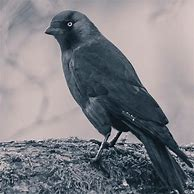
#> input picture bird.jpg, 194 x 194 px, found by its file name
$ python clusterfinal.py
#> lines starting #> are read from the running program, lines starting #| are printed output that depends on the picture
import numpy as np
import cv2
from sklearn.cluster import KMeans
import matplotlib.pyplot as plt

def calculate_iou(true_mask, pred_mask):
    intersection = np.logical_and(true_mask, pred_mask)
    union = np.logical_or(true_mask, pred_mask)
    iou = np.sum(intersection) / np.sum(union)
    return iou

def calculate_pixel_accuracy(true_mask, pred_mask):
    total_pixels = true_mask.shape[0] * true_mask.shape[1]
    correct_pixels = np.sum(true_mask == pred_mask)
    accuracy = correct_pixels / total_pixels
    return accuracy * 100  # Multiply by 100 to get the percentage

# Load the input image
image = cv2.imread('bird.jpg')
#> image is the input picture: shape (194, 194, 3); mean B, G, R 132.9, 127.4, 127.4
image = cv2.cvtColor(image, cv2.COLOR_BGR2RGB)

# Reshape the image to a 2D array of pixels
pixels = image.reshape(-1, 3)

# Apply k-means clustering
num_clusters = 3  # Adjust this value as needed
kmeans = KMeans(n_clusters=num_clusters, random_state=42)
kmeans.fit(pixels)
segmented_image = kmeans.cluster_centers_[kmeans.labels_]

# Reshape the segmented image back to the original shape
segmented_image = segmented_image.reshape(image.shape)

# Convert the segmented image to binary masks
masks = []
for i in range(num_clusters):
    mask = np.where(kmeans.labels_ == i, 255, 0).astype(np.uint8)
    masks.append(mask)

# Generate a random true mask for demonstration purposes
true_mask = np.random.randint(0, 2, size=image.shape[:2], dtype=np.uint8)

# Resize the true mask to match the segmented image dimensions
true_mask = cv2.resize(true_mask, (segmented_image.shape[1], segmented_image.shape[0]))

# Calculate IOU and pixel accuracy for each mask
iou_scores = []
pixel_accuracies = []
for mask in masks:
    mask = cv2.resize(mask, (true_mask.shape[1], true_mask.shape[0]))
    iou = calculate_iou(true_mask, mask)
    pixel_accuracy = calculate_pixel_accuracy(true_mask, mask)
    iou_scores.append(iou)
    pixel_accuracies.append(pixel_accuracy)
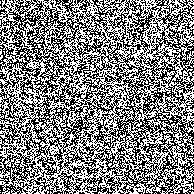
#> true_mask: shape (194, 194); values 0 (black) and 1 (white), 50.4% white; black in thin lines or dots
#> after the loop, iou_scores = [0.379, 0.196, 0.222]; pixel_accuracies = [18.93, 37.58, 35.94]

# Display the segmented image, IOU scores, and pixel accuracy percentages
plt.figure(figsize=(12, 5))

plt.subplot(131)
plt.imshow(image)
plt.title('Input Image')
plt.axis('off')

plt.subplot(132)
plt.imshow(segmented_image.astype(np.uint8))
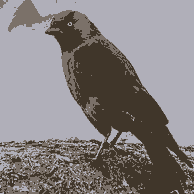
#> segmented_image: shape (194, 194, 3) float64; mean of channels 0, 1, 2 127.5, 127.5, 132.9; drawn as B, G, R
plt.title('Segmented Image')
plt.axis('off')

plt.subplot(133)
plt.bar(range(num_clusters), iou_scores, tick_label=['Cluster 1', 'Cluster 2', 'Cluster 3'])
plt.ylim(0, 1)
plt.title('IOU Scores')

plt.figure(figsize=(8, 4))
plt.bar(range(num_clusters), pixel_accuracies, tick_label=['Cluster 1', 'Cluster 2', 'Cluster 3'])
plt.ylim(0, 100)
plt.title('Pixel Accuracy')
plt.ylabel('Accuracy Percentage')

plt.tight_layout()
plt.show()
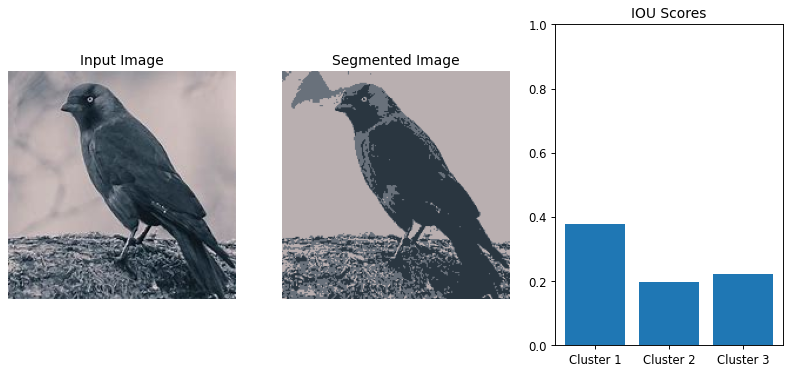
#> figure drawn by matplotlib, 3 panels; panel 3: tallest bar 0.379 high, from x = -0.4 to 0.4
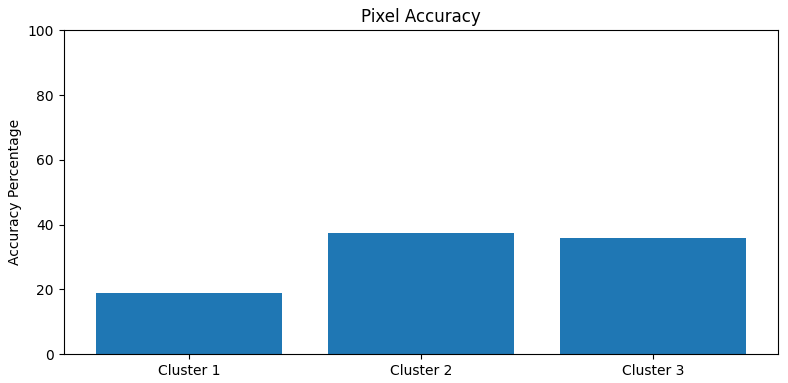
#> figure drawn by matplotlib, 1 panel; tallest bar 37.58 high, from x = 0.6 to 1.4

$ run again, with tiger.jpg copied over bird.jpg
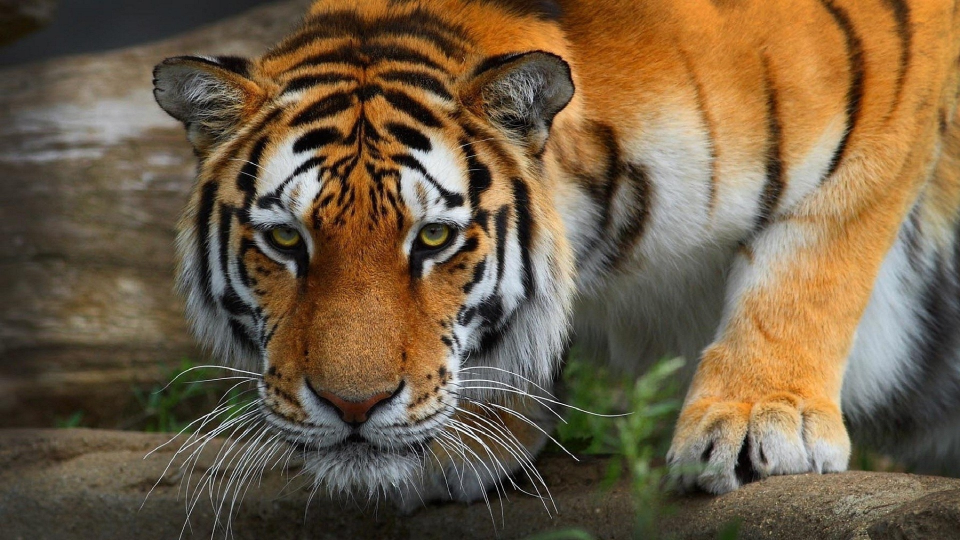
#> input picture tiger.jpg, 1920 x 1080 px, found by its file name (shown at 1/2 size)
#> image is the input picture: shape (1080, 1920, 3); mean B, G, R 68.6, 93.9, 113.5
#> after the loop `for mask in masks:`:
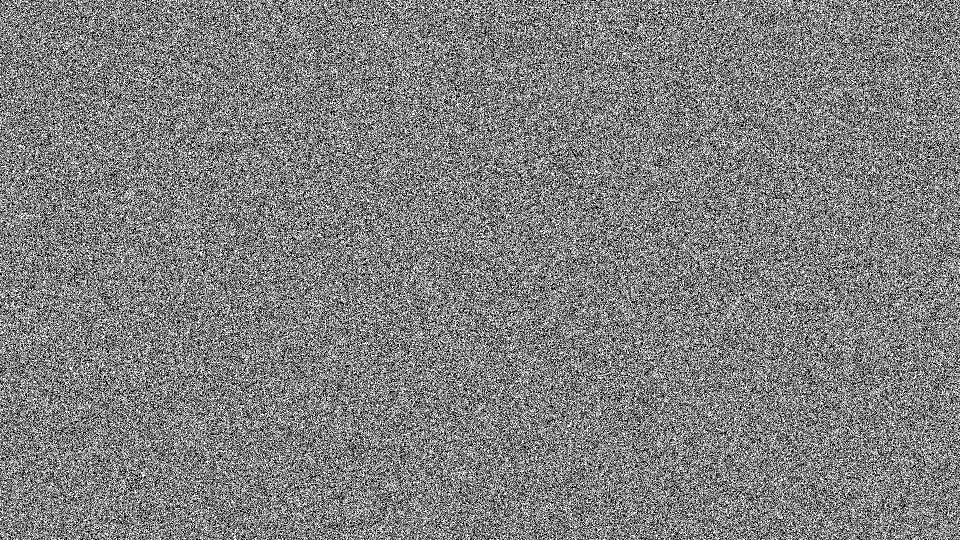
#> true_mask: shape (1080, 1920) (shown at 1/2 size); values 0 (black) and 1 (white), 50% white; black in thin lines or dots
#> `plt.show()`:
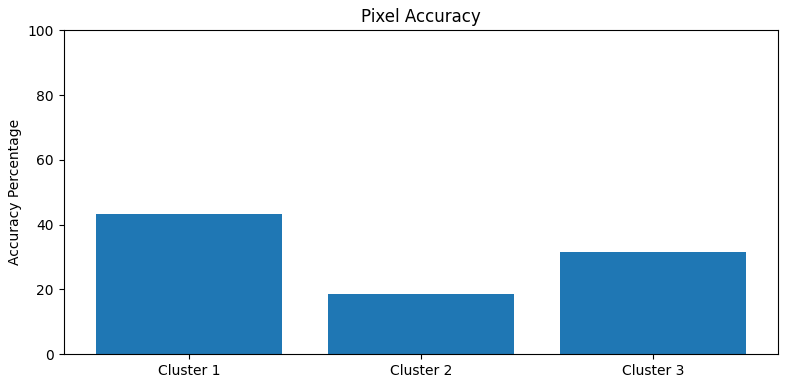
#> figure drawn by matplotlib, 1 panel; tallest bar 43.35 high, from x = -0.4 to 0.4
